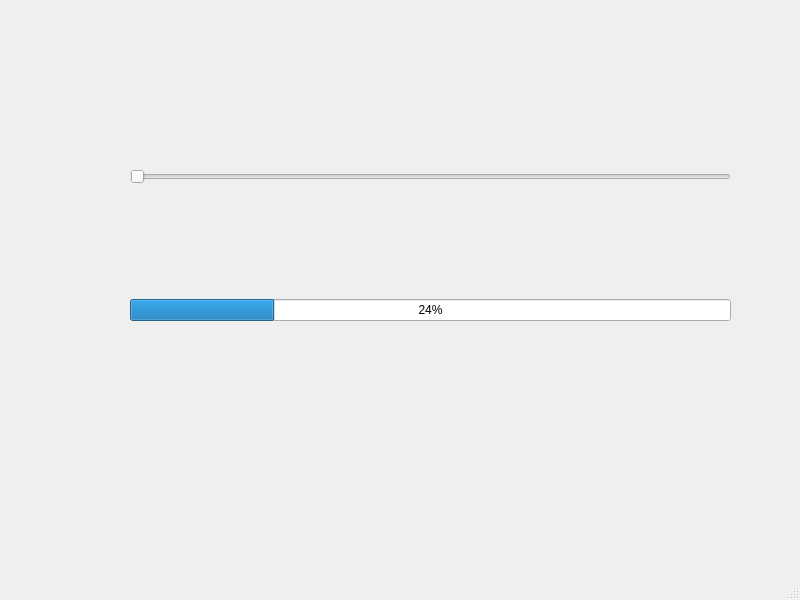
<?xml version="1.0" encoding="UTF-8"?>
<ui version="4.0">
 <class>MainWindow</class>
 <widget class="QMainWindow" name="MainWindow">
  <property name="geometry">
   <rect>
    <x>0</x>
    <y>0</y>
    <width>800</width>
    <height>600</height>
   </rect>
  </property>
  <property name="windowTitle">
   <string>MainWindow</string>
  </property>
  <widget class="QWidget" name="centralwidget">
   <widget class="QWidget" name="">
    <property name="geometry">
     <rect>
      <x>130</x>
      <y>60</y>
      <width>601</width>
      <height>371</height>
     </rect>
    </property>
    <layout class="QVBoxLayout" name="verticalLayout">
     <item>
      <widget class="QSlider" name="horizontalSlider">
       <property name="orientation">
        <enum>Qt::Horizontal</enum>
       </property>
      </widget>
     </item>
     <item>
      <widget class="QProgressBar" name="progressBar">
       <property name="value">
        <number>24</number>
       </property>
      </widget>
     </item>
    </layout>
   </widget>
  </widget>
  <widget class="QMenuBar" name="menubar">
   <property name="geometry">
    <rect>
     <x>0</x>
     <y>0</y>
     <width>800</width>
     <height>22</height>
    </rect>
   </property>
  </widget>
  <widget class="QStatusBar" name="statusbar"/>
 </widget>
 <resources/>
 <connections/>
</ui>
